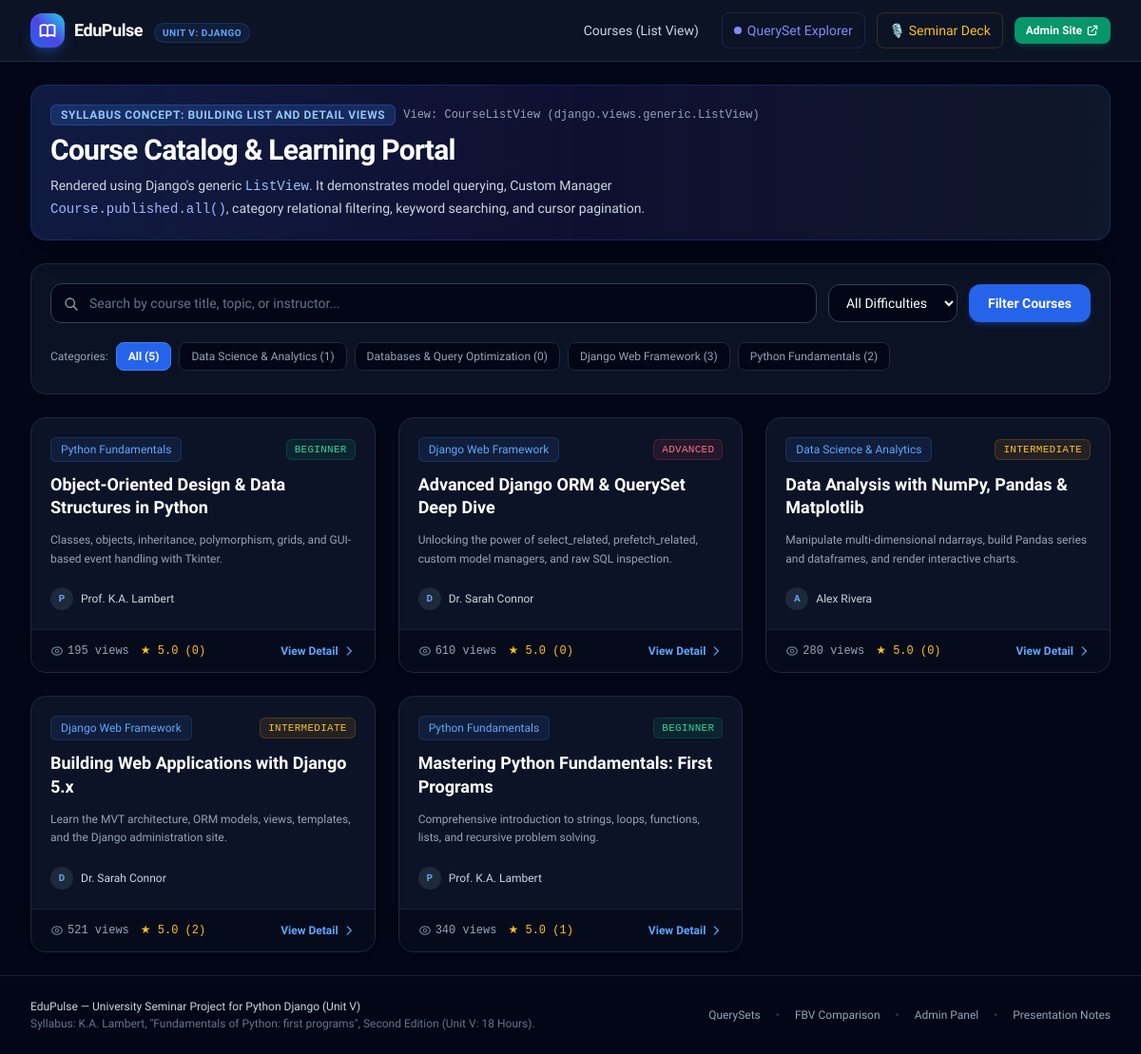
Before: / with the older database file.
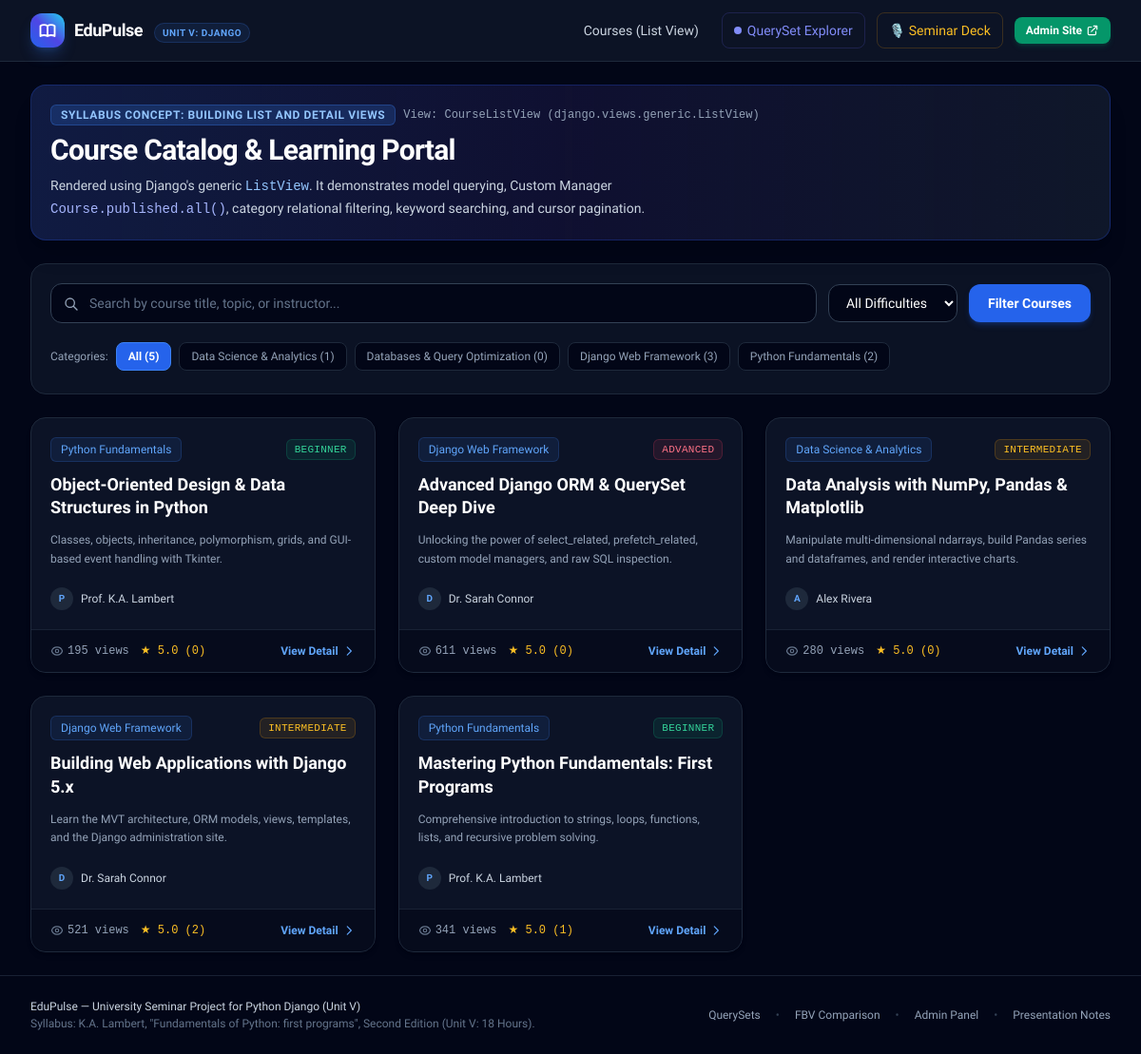
After: the same page with the newer database file.
### courses/models.py (models this page shows, shortened)
class Category(models.Model):
    name = models.CharField(max_length=100, unique=True)
    slug = models.SlugField(max_length=120, unique=True)
    description = models.TextField(blank=True)
    icon = models.CharField(max_length=50, default="book", help_text="Emoji or icon identifier")
    class Meta:
        verbose_name = "Category"
        verbose_name_plural = "Categories"
        ordering = ['name']

class Course(models.Model):
    STATUS_CHOICES = (
        ('draft', 'Draft'),
        ('published', 'Published'),
    )
    DIFFICULTY_CHOICES = (
        ('beginner', 'Beginner'),
        ('intermediate', 'Intermediate'),
        ('advanced', 'Advanced'),
    )
    title = models.CharField(max_length=200)
    slug = models.SlugField(max_length=220, unique=True)
    category = models.ForeignKey(Category, on_delete=models.CASCADE, related_name='courses')
    instructor = models.ForeignKey(Instructor, on_delete=models.CASCADE, related_name='courses')
    summary = models.CharField(max_length=300, help_text="Short card synopsis")
    content = models.TextField(help_text="Detailed syllabus and curriculum description")
    price = models.DecimalField(max_digits=6, decimal_places=2, default=0.00)
    difficulty = models.CharField(max_length=20, choices=DIFFICULTY_CHOICES, default='beginner')
    status = models.CharField(max_length=20, choices=STATUS_CHOICES, default='published')
    views_count = models.PositiveIntegerField(default=0)
    created_at = models.DateTimeField(auto_now_add=True)
    updated_at = models.DateTimeField(auto_now=True)
    objects = models.Manager()               # The default manager: Course.objects.all()
    published = PublishedCourseManager()     # Custom Manager: Course.published.all()
    class Meta:
        ordering = ['-created_at']
        indexes = [
            models.Index(fields=['status', '-created_at']),
            models.Index(fields=['category', 'status']),
        ]
    def get_absolute_url(self):
        return reverse('courses:course_detail', kwargs={'slug': self.slug})

class Instructor(models.Model):
    name = models.CharField(max_length=120)
    email = models.EmailField(unique=True)
    title = models.CharField(max_length=150, help_text="e.g. Senior Python Specialist")
    bio = models.TextField()
    class Meta:
        ordering = ['name']

### courses/views.py (the view)
# urls.py: path('', CourseListView.as_view(), name='course_list'),
class CourseListView(ListView):
    model = Course
    template_name = 'courses/course_list.html'
    context_object_name = 'courses'
    paginate_by = 6
    def get_queryset(self):
        qs = Course.published.select_related('category', 'instructor').annotate(
            avg_rating=Avg('reviews__rating'),
            review_count=Count('reviews')
        )
        category_slug = self.request.GET.get('category')
        if category_slug:
            qs = qs.filter(category__slug=category_slug)
        difficulty = self.request.GET.get('difficulty')
        if difficulty:
            qs = qs.filter(difficulty=difficulty)
        query = self.request.GET.get('q')
        if query:
            qs = qs.filter(
                Q(title__icontains=query) |
                Q(summary__icontains=query) |
                Q(instructor__name__icontains=query)
            )
        return qs
    def get_context_data(self, **kwargs):
        context = super().get_context_data(**kwargs)
        context['categories'] = Category.objects.all().annotate(total_courses=Count('courses'))
        context['selected_category'] = self.request.GET.get('category', '')
        context['selected_difficulty'] = self.request.GET.get('difficulty', '')
        context['search_query'] = self.request.GET.get('q', '')
        context['total_published'] = Course.published.count()
        return context

### courses/managers.py (called while the page is built)
    def get_queryset(self):
        return PublishedCourseQuerySet(self.model, using=self._db).filter(status='published').order_by('-created_at')

### templates/courses/course_list.html (shortened to what this page needs)
{% extends 'base.html' %}
{% block content %}
<div class="space-y-6">
    <div class="p-5 rounded-2xl bg-gradient-to-r from-blue-950/70 via-indigo-950/50 to-slate-900 border border-blue-800/40 shadow-xl relative overflow-hidden">
        <div class="max-w-3xl space-y-2">
            <div class="flex items-center gap-2">
                <span class="px-2.5 py-0.5 rounded-md bg-blue-500/20 text-blue-300 border border-blue-500/30 text-xs font-semibold uppercase tracking-wider">
                    Syllabus Concept: Building List and Detail Views
                </span>
                <span class="text-xs text-slate-400 font-mono">View: CourseListView (django.views.generic.ListView)</span>
            </div>
            <h1 class="text-2xl sm:text-3xl font-extrabold text-white tracking-tight">
                Course Catalog & Learning Portal
            </h1>
            <p class="text-sm text-slate-300 leading-relaxed">
                Rendered using Django's generic <code class="text-blue-300 font-mono">ListView</code>. It demonstrates model querying, Custom Manager <code class="text-indigo-300 font-mono">Course.published.all()</code>, category relational filtering, keyword searching, and cursor pagination.
            </p>
        </div>
    </div>
    <div class="bg-slate-900/70 border border-slate-800 rounded-2xl p-4 sm:p-5 space-y-4">
        <form method="get" action="{% url 'courses:course_list' %}" class="flex flex-col md:flex-row items-stretch md:items-center gap-3">
            <div class="relative flex-1">
                <input
                    type="text"
                    name="q"
                    value="{{ search_query }}"
                    placeholder="Search by course title, topic, or instructor..."
                    class="w-full pl-10 pr-4 py-2.5 rounded-xl border border-slate-700 bg-slate-950 text-white placeholder-slate-500 text-sm focus:ring-2 focus:ring-blue-500 focus:border-transparent outline-none transition"
                >
                <svg class="w-4 h-4 text-slate-400 absolute left-3.5 top-3.5" fill="none" stroke="currentColor" viewBox="0 0 24 24">
                    <path stroke-linecap="round" stroke-linejoin="round" stroke-width="2" d="M21 21l-6-6m2-5a7 7 0 11-14 0 7 7 0 0114 0z"/>
                </svg>
            </div>
            <select name="difficulty" class="px-3.5 py-2.5 rounded-xl border border-slate-700 bg-slate-950 text-white text-sm focus:ring-2 focus:ring-blue-500 outline-none">
                <option value="">All Difficulties</option>
            </select>
            <button type="submit" class="px-5 py-2.5 rounded-xl bg-blue-600 hover:bg-blue-500 text-white font-semibold text-sm shadow-md shadow-blue-600/25 transition">
                Filter Courses
            </button>
        </form>
        <div class="flex items-center gap-2 overflow-x-auto pb-1 pt-1 text-xs">
            <span class="text-slate-400 font-medium">Categories:</span>
            <a href="{% url 'courses:course_list' %}"
               class="px-3 py-1.5 rounded-lg border transition whitespace-nowrap {% if not selected_category %}bg-blue-600 border-blue-500 text-white font-semibold{% else %}bg-slate-950 border-slate-800 text-slate-400 hover:text-white hover:border-slate-700{% endif %}">
                All ({{ total_published }})
            </a>
            {% for cat in categories %}
            <a href="?category={{ cat.slug }}{% if selected_difficulty %}&difficulty={{ selected_difficulty }}{% endif %}{% if search_query %}&q={{ search_query }}{% endif %}"
               class="px-3 py-1.5 rounded-lg border transition whitespace-nowrap {% if selected_category == cat.slug %}bg-blue-600 border-blue-500 text-white font-semibold{% else %}bg-slate-950 border-slate-800 text-slate-400 hover:text-white hover:border-slate-700{% endif %}">
                {{ cat.name }} ({{ cat.total_courses }})
            </a>
            {% endfor %}
        </div>
    </div>
    <div class="grid grid-cols-1 md:grid-cols-2 lg:grid-cols-3 gap-6">
        {% for course in courses %}
        <div class="rounded-2xl bg-slate-900/80 border border-slate-800 hover:border-slate-700 shadow-md hover:shadow-xl transition flex flex-col justify-between overflow-hidden group">
            <div class="p-5 space-y-3">
                <div class="flex items-center justify-between text-xs">
                    <span class="px-2.5 py-1 rounded-md bg-blue-500/10 text-blue-400 font-medium border border-blue-500/20">
                        {{ course.category.name }}
                    </span>
                    <span class="px-2 py-0.5 rounded-md font-mono text-[11px] uppercase tracking-wide {% if course.difficulty == 'beginner' %}bg-emerald-500/10 text-emerald-400 border border-emerald-500/20{% elif course.difficulty == 'intermediate' %}bg-amber-500/10 text-amber-400 border border-amber-500/20{% else %}bg-rose-500/10 text-rose-400 border border-rose-500/20{% endif %}">
                        {{ course.difficulty }}
                    </span>
                </div>
                <h3 class="text-lg font-bold text-white group-hover:text-blue-400 transition leading-snug">
                    <a href="{{ course.get_absolute_url }}">
                        {{ course.title }}
                    </a>
                </h3>
                <p class="text-xs text-slate-400 line-clamp-2 leading-relaxed">
                    {{ course.summary }}
                </p>
                <div class="pt-2 flex items-center gap-2 text-xs text-slate-300">
                    <div class="w-6 h-6 rounded-full bg-slate-800 flex items-center justify-center font-bold text-blue-400 text-[10px]">
                        {{ course.instructor.name|slice:":1" }}
                    </div>
                    <span>{{ course.instructor.name }}</span>
                </div>
            </div>
            <div class="px-5 py-3.5 bg-slate-950/60 border-t border-slate-800/80 flex items-center justify-between text-xs">
                <div class="flex items-center gap-3 text-slate-400 font-mono">
                    <span class="flex items-center gap-1">
                        {{ course.views_count }} views
                    </span>
                    <span class="flex items-center gap-1 text-amber-400">
                        ★ {{ course.avg_rating|floatformat:1|default:"5.0" }} ({{ course.review_count|default:"0" }})
                    </span>
                </div>
                <a href="{{ course.get_absolute_url }}" class="inline-flex items-center gap-1 text-blue-400 hover:text-blue-300 font-semibold group-hover:translate-x-0.5 transition">
                    <span>View Detail</span>
                    <svg class="w-3.5 h-3.5" fill="none" stroke="currentColor" viewBox="0 0 24 24"><path stroke-linecap="round" stroke-linejoin="round" stroke-width="2" d="M9 5l7 7-7 7"/></svg>
                </a>
            </div>
        </div>
        {% endfor %}
    </div>
</div>
{% endblock %}

### templates/base.html (shortened to what this page needs)
<!DOCTYPE html>
<html lang="en" class="h-full bg-slate-950 text-slate-100">
<head>
    <script src="https://cdn.tailwindcss.com"></script>
</head>
<body class="h-full flex flex-col antialiased selection:bg-blue-600 selection:text-white">
    <header class="border-b border-slate-800 bg-slate-900/80 backdrop-blur-md sticky top-0 z-50">
        <div class="max-w-7xl mx-auto px-4 sm:px-6 lg:px-8">
            <div class="flex items-center justify-between h-16">
                <div class="flex items-center space-x-3">
                    <a href="{% url 'courses:course_list' %}" class="flex items-center space-x-2.5">
                        <div class="w-9 h-9 rounded-xl bg-gradient-to-tr from-blue-600 via-indigo-600 to-cyan-400 flex items-center justify-center shadow-lg shadow-blue-500/25">
                        </div>
                        <div>
                            <span class="text-lg font-bold tracking-tight text-white">EduPulse</span>
                            <span class="hidden sm:inline-block ml-2 text-[10px] font-semibold uppercase tracking-wider px-2 py-0.5 rounded-full bg-blue-500/10 text-blue-400 border border-blue-500/20">Unit V: Django</span>
                        </div>
                    </a>
                </div>
                <nav class="flex items-center space-x-1 sm:space-x-3">
                    <a href="{% url 'courses:course_list' %}" class="text-sm font-medium text-slate-300 hover:text-white px-3 py-2 rounded-lg hover:bg-slate-800 transition flex items-center gap-1.5">
                        <span>Courses (List View)</span>
                    </a>
                    <a href="{% url 'courses:queryset_explorer' %}" class="text-sm font-medium text-indigo-400 hover:text-indigo-300 px-3 py-2 rounded-lg hover:bg-indigo-950/40 border border-indigo-500/20 transition flex items-center gap-1.5">
                        <span class="w-2 h-2 rounded-full bg-indigo-400 animate-ping"></span>
                        <span>QuerySet Explorer</span>
                    </a>
                    <a href="{% url 'courses:seminar_guide' %}" class="text-sm font-medium text-amber-400 hover:text-amber-300 px-3 py-2 rounded-lg hover:bg-amber-950/40 border border-amber-500/20 transition flex items-center gap-1.5">
                        <span>🎙️ Seminar Deck</span>
                    </a>
                    <a href="/admin/" target="_blank" class="text-xs font-semibold px-3 py-1.5 rounded-lg bg-emerald-600 hover:bg-emerald-500 text-white transition flex items-center gap-1 shadow-md shadow-emerald-600/20">
                        <span>Admin Site</span>
                        <svg class="w-3.5 h-3.5" fill="none" stroke="currentColor" viewBox="0 0 24 24"><path stroke-linecap="round" stroke-linejoin="round" stroke-width="2" d="M10 6H6a2 2 0 00-2 2v10a2 2 0 002 2h10a2 2 0 002-2v-4M14 4h6m0 0v6m0-6L10 14"/></svg>
                    </a>
                </nav>
            </div>
        </div>
    </header>
    <main class="flex-1 max-w-7xl w-full mx-auto px-4 sm:px-6 lg:px-8 py-6">
        {% block content %}{% endblock %}
    </main>
    <footer class="border-t border-slate-800/80 bg-slate-950 py-6 text-xs text-slate-400">
        <div class="max-w-7xl mx-auto px-4 sm:px-6 lg:px-8 flex flex-col md:flex-row items-center justify-between gap-4">
            <div>
                <p class="font-medium text-slate-300">EduPulse — University Seminar Project for Python Django (Unit V)</p>
                <p class="text-slate-500 mt-0.5">Syllabus: K.A. Lambert, "Fundamentals of Python: first programs", Second Edition (Unit V: 18 Hours).</p>
            </div>
            <div class="flex items-center space-x-4">
                <a href="{% url 'courses:queryset_explorer' %}" class="hover:text-blue-400 transition">QuerySets</a>
                <span class="text-slate-700">•</span>
                <a href="{% url 'courses:course_list_fbv' %}" class="hover:text-blue-400 transition">FBV Comparison</a>
                <span class="text-slate-700">•</span>
                <a href="/admin/" class="hover:text-emerald-400 transition">Admin Panel</a>
                <span class="text-slate-700">•</span>
                <a href="{% url 'courses:seminar_guide' %}" class="hover:text-amber-400 transition">Presentation Notes</a>
            </div>
        </div>
    </footer>
</body>
</html>

### templates/base.html (style rules this page uses)
body { font-family: 'Plus Jakarta Sans', sans-serif; }
code, pre, .font-mono { font-family: 'Fira Code', monospace; }

Changed rows visible on the page:
changed Course "Advanced Django ORM & QuerySet Deep Dive": views_count "610" → "611"
changed Course "Mastering Python Fundamentals: First Programs": views_count "340" → "341"
